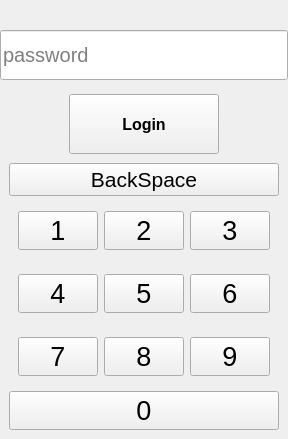
                <widget class="QWidget" name="login_page">
                 <layout class="QVBoxLayout" name="verticalLayout_7">
                  <property name="spacing">
                   <number>0</number>
                  </property>
                  <property name="leftMargin">
                   <number>0</number>
                  </property>
                  <property name="topMargin">
                   <number>0</number>
                  </property>
                  <property name="rightMargin">
                   <number>0</number>
                  </property>
                  <property name="bottomMargin">
                   <number>0</number>
                  </property>
                  <item alignment="Qt::AlignTop">
                   <widget class="QWidget" name="widget_5" native="true">
                    <layout class="QVBoxLayout" name="verticalLayout_8">
                     <property name="spacing">
                      <number>0</number>
                     </property>
                     <property name="leftMargin">
                      <number>0</number>
                     </property>
                     <property name="topMargin">
                      <number>30</number>
                     </property>
                     <property name="rightMargin">
                      <number>0</number>
                     </property>
                     <property name="bottomMargin">
                      <number>0</number>
                     </property>
                     <item>
                      <widget class="QLineEdit" name="passwordEdt">
                       <property name="minimumSize">
                        <size>
                         <width>0</width>
                         <height>50</height>
                        </size>
                       </property>
                       <property name="font">
                        <font>
                         <pointsize>15</pointsize>
                        </font>
                       </property>
                       <property name="echoMode">
                        <enum>QLineEdit::Password</enum>
                       </property>
                       <property name="placeholderText">
                        <string>password</string>
                       </property>
                      </widget>
                     </item>
                     <item alignment="Qt::AlignHCenter">
                      <widget class="QLabel" name="infoLabel">
                       <property name="font">
                        <font>
                         <weight>75</weight>
                         <bold>true</bold>
                        </font>
                       </property>
                       <property name="text">
                        <string/>
                       </property>
                      </widget>
                     </item>
                     <item alignment="Qt::AlignHCenter">
                      <widget class="QPushButton" name="loginBtn">
                       <property name="sizePolicy">
                        <sizepolicy hsizetype="Preferred" vsizetype="Preferred">
                         <horstretch>0</horstretch>
                         <verstretch>0</verstretch>
                        </sizepolicy>
                       </property>
                       <property name="minimumSize">
                        <size>
                         <width>150</width>
                         <height>60</height>
                        </size>
                       </property>
                       <property name="font">
                        <font>
                         <pointsize>12</pointsize>
                         <weight>75</weight>
                         <bold>true</bold>
                        </font>
                       </property>
                       <property name="cursor">
                        <cursorShape>PointingHandCursor</cursorShape>
                       </property>
                       <property name="text">
                        <string>Login</string>
                       </property>
                      </widget>
                     </item>
                    </layout>
                   </widget>
                  </item>
                  <item>
                   <widget class="QWidget" name="widget_46" native="true">
                    <layout class="QVBoxLayout" name="verticalLayout_33">
                     <item alignment="Qt::AlignTop">
                      <widget class="QPushButton" name="backspaceBtn">
                       <property name="sizePolicy">
                        <sizepolicy hsizetype="Preferred" vsizetype="Preferred">
                         <horstretch>0</horstretch>
                         <verstretch>0</verstretch>
                        </sizepolicy>
                       </property>
                       <property name="maximumSize">
                        <size>
                         <width>16777215</width>
                         <height>50</height>
                        </size>
                       </property>
                       <property name="font">
                        <font>
                         <pointsize>16</pointsize>
                        </font>
                       </property>
                       <property name="cursor">
                        <cursorShape>PointingHandCursor</cursorShape>
                       </property>
                       <property name="text">
                        <string>BackSpace</string>
                       </property>
                       <property name="icon">
                        <iconset resource="QSS/QSS_Resources.qrc">
                         <normaloff>:/icons/Icons/arrow-left.png</normaloff>:/icons/Icons/arrow-left.png</iconset>
                       </property>
                       <property name="iconSize">
                        <size>
                         <width>30</width>
                         <height>30</height>
                        </size>
                       </property>
                      </widget>
                     </item>
                     <item alignment="Qt::AlignTop">
                      <widget class="QWidget" name="widget_47" native="true">
                       <layout class="QHBoxLayout" name="horizontalLayout_42">
                        <item>
                         <widget class="QPushButton" name="num1Btn">
                          <property name="sizePolicy">
                           <sizepolicy hsizetype="Preferred" vsizetype="Preferred">
                            <horstretch>0</horstretch>
                            <verstretch>0</verstretch>
                           </sizepolicy>
                          </property>
                          <property name="font">
                           <font>
                            <pointsize>20</pointsize>
                           </font>
                          </property>
                          <property name="cursor">
                           <cursorShape>PointingHandCursor</cursorShape>
                          </property>
                          <property name="text">
                           <string>1</string>
                          </property>
                         </widget>
                        </item>
                        <item>
                         <widget class="QPushButton" name="num2Btn">
                          <property name="sizePolicy">
                           <sizepolicy hsizetype="Preferred" vsizetype="Preferred">
                            <horstretch>0</horstretch>
                            <verstretch>0</verstretch>
                           </sizepolicy>
                          </property>
                          <property name="font">
                           <font>
                            <pointsize>20</pointsize>
                           </font>
                          </property>
                          <property name="cursor">
                           <cursorShape>PointingHandCursor</cursorShape>
                          </property>
                          <property name="text">
                           <string>2</string>
                          </property>
                         </widget>
                        </item>
                        <item>
                         <widget class="QPushButton" name="num3Btn">
                          <property name="sizePolicy">
                           <sizepolicy hsizetype="Preferred" vsizetype="Preferred">
                            <horstretch>0</horstretch>
                            <verstretch>0</verstretch>
                           </sizepolicy>
                          </property>
                          <property name="font">
                           <font>
                            <pointsize>20</pointsize>
                           </font>
                          </property>
                          <property name="cursor">
                           <cursorShape>PointingHandCursor</cursorShape>
                          </property>
                          <property name="text">
                           <string>3</string>
                          </property>
                         </widget>
                        </item>
                       </layout>
                      </widget>
                     </item>
                     <item alignment="Qt::AlignTop">
                      <widget class="QWidget" name="widget_48" native="true">
                       <layout class="QHBoxLayout" name="horizontalLayout_43">
                        <item>
                         <widget class="QPushButton" name="num4Btn">
                          <property name="sizePolicy">
                           <sizepolicy hsizetype="Preferred" vsizetype="Preferred">
                            <horstretch>0</horstretch>
                            <verstretch>0</verstretch>
                           </sizepolicy>
                          </property>
                          <property name="font">
                           <font>
                            <pointsize>20</pointsize>
                           </font>
                          </property>
                          <property name="cursor">
                           <cursorShape>PointingHandCursor</cursorShape>
                          </property>
                          <property name="text">
                           <string>4</string>
                          </property>
                         </widget>
                        </item>
                        <item>
                         <widget class="QPushButton" name="num5Btn">
                          <property name="sizePolicy">
                           <sizepolicy hsizetype="Preferred" vsizetype="Preferred">
                            <horstretch>0</horstretch>
                            <verstretch>0</verstretch>
                           </sizepolicy>
                          </property>
                          <property name="font">
                           <font>
                            <pointsize>20</pointsize>
                           </font>
                          </property>
                          <property name="cursor">
                           <cursorShape>PointingHandCursor</cursorShape>
                          </property>
                          <property name="text">
                           <string>5</string>
                          </property>
                         </widget>
                        </item>
                        <item>
                         <widget class="QPushButton" name="num6Btn">
                          <property name="sizePolicy">
                           <sizepolicy hsizetype="Preferred" vsizetype="Preferred">
                            <horstretch>0</horstretch>
                            <verstretch>0</verstretch>
                           </sizepolicy>
                          </property>
                          <property name="font">
                           <font>
                            <pointsize>20</pointsize>
                           </font>
                          </property>
                          <property name="cursor">
                           <cursorShape>PointingHandCursor</cursorShape>
                          </property>
                          <property name="text">
                           <string>6</string>
                          </property>
                         </widget>
                        </item>
                       </layout>
                      </widget>
                     </item>
                     <item alignment="Qt::AlignTop">
                      <widget class="QWidget" name="widget_49" native="true">
                       <layout class="QHBoxLayout" name="horizontalLayout_44">
                        <item>
                         <widget class="QPushButton" name="num7Btn">
                          <property name="sizePolicy">
                           <sizepolicy hsizetype="Preferred" vsizetype="Preferred">
                            <horstretch>0</horstretch>
                            <verstretch>0</verstretch>
                           </sizepolicy>
                          </property>
                          <property name="font">
                           <font>
                            <pointsize>20</pointsize>
                           </font>
                          </property>
                          <property name="cursor">
                           <cursorShape>PointingHandCursor</cursorShape>
                          </property>
                          <property name="text">
                           <string>7</string>
                          </property>
                         </widget>
                        </item>
                        <item>
                         <widget class="QPushButton" name="num8Btn">
                          <property name="sizePolicy">
                           <sizepolicy hsizetype="Preferred" vsizetype="Preferred">
                            <horstretch>0</horstretch>
                            <verstretch>0</verstretch>
                           </sizepolicy>
                          </property>
                          <property name="font">
                           <font>
                            <pointsize>20</pointsize>
                           </font>
                          </property>
                          <property name="cursor">
                           <cursorShape>PointingHandCursor</cursorShape>
                          </property>
                          <property name="text">
                           <string>8</string>
                          </property>
                         </widget>
                        </item>
                        <item>
                         <widget class="QPushButton" name="num9Btn">
                          <property name="sizePolicy">
                           <sizepolicy hsizetype="Preferred" vsizetype="Preferred">
                            <horstretch>0</horstretch>
                            <verstretch>0</verstretch>
                           </sizepolicy>
                          </property>
                          <property name="font">
                           <font>
                            <pointsize>20</pointsize>
                           </font>
                          </property>
                          <property name="cursor">
                           <cursorShape>PointingHandCursor</cursorShape>
                          </property>
                          <property name="text">
                           <string>9</string>
                          </property>
                         </widget>
                        </item>
                       </layout>
                      </widget>
                     </item>
                     <item alignment="Qt::AlignTop">
                      <widget class="QPushButton" name="num0Btn">
                       <property name="sizePolicy">
                        <sizepolicy hsizetype="Preferred" vsizetype="Preferred">
                         <horstretch>0</horstretch>
                         <verstretch>0</verstretch>
                        </sizepolicy>
                       </property>
                       <property name="font">
                        <font>
                         <pointsize>20</pointsize>
                        </font>
                       </property>
                       <property name="cursor">
                        <cursorShape>PointingHandCursor</cursorShape>
                       </property>
                       <property name="text">
                        <string>0</string>
                       </property>
                      </widget>
                     </item>
                    </layout>
                   </widget>
                  </item>
                 </layout>
                </widget>
